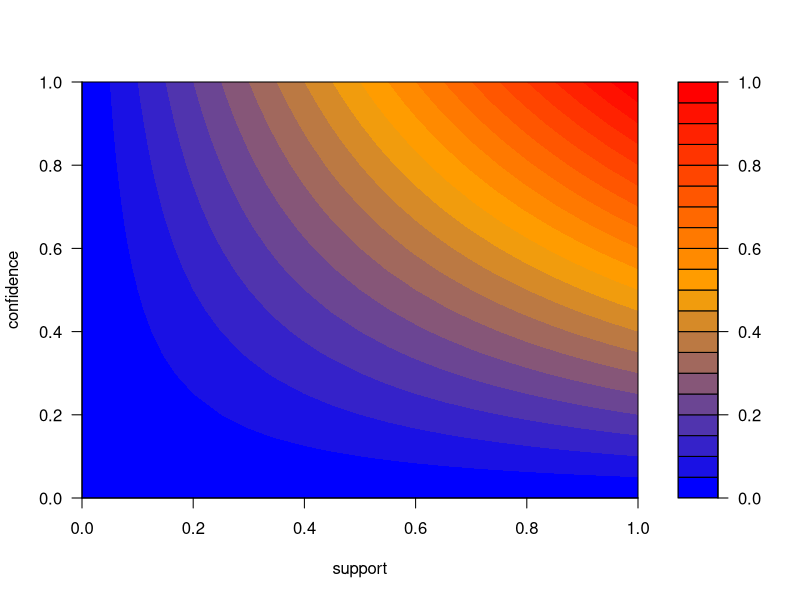
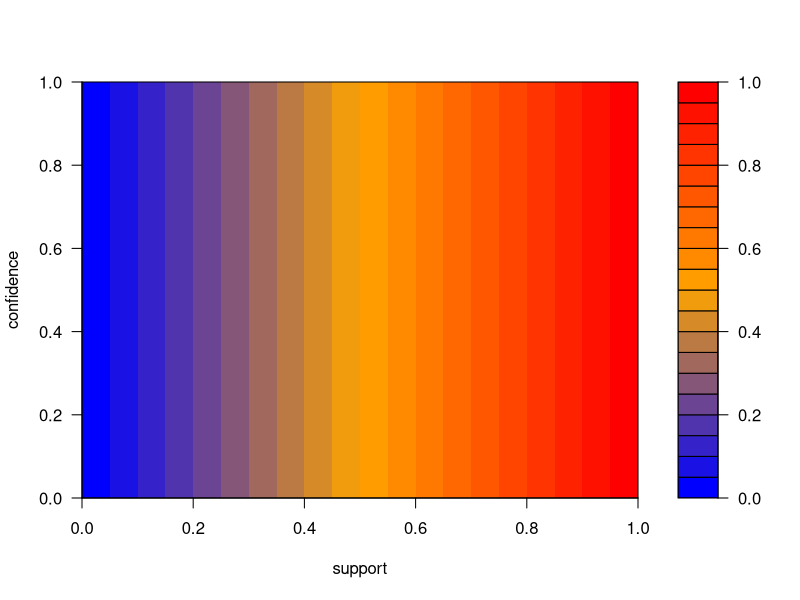
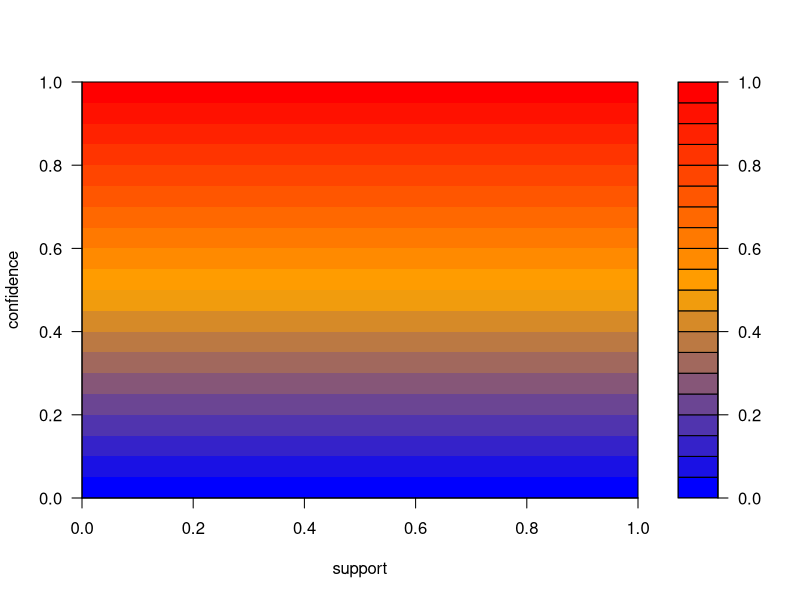

Recreate these plots in R, in order.
support<-seq(0,1,length=21)
confidence<-support
f <- function(x,y) x*y
z<-outer(support,confidence,f)
rgb.palette <- colorRampPalette(c("blue","orange","red"))
filled.contour(support,confidence,z,col=rgb.palette(20), plot.title=title(xlab='support',ylab='confidence'))


z<-outer(support,confidence,function(x,y) x)
filled.contour(support,confidence,z,col=rgb.palette(20), plot.title=title(xlab='support',ylab='confidence'))

z<-outer(support,confidence,function(x,y) y)
filled.contour(support,confidence,z,col=rgb.palette(20), plot.title=title(xlab='support',ylab='confidence'))
